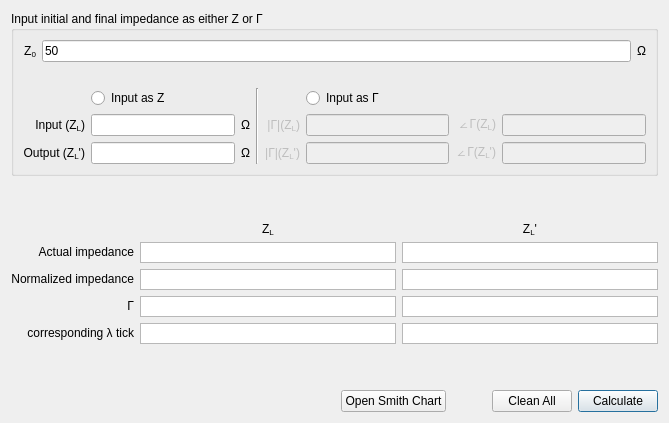
          <widget class="QWidget" name="tab_6">
           <attribute name="title">
            <string notr="true">Smith Chart</string>
           </attribute>
           <layout class="QVBoxLayout" name="verticalLayout_19">
            <item>
             <layout class="QVBoxLayout" name="verticalLayout_18">
              <item>
               <widget class="QGroupBox" name="groupBox_6">
                <property name="title">
                 <string>Input initial and final impedance as either Z or Γ</string>
                </property>
                <layout class="QHBoxLayout" name="horizontalLayout_3">
                 <item>
                  <layout class="QVBoxLayout" name="verticalLayout_17">
                   <item>
                    <layout class="QHBoxLayout" name="horizontalLayout_8">
                     <item>
                      <widget class="QLabel" name="label_103">
                       <property name="sizePolicy">
                        <sizepolicy hsizetype="Minimum" vsizetype="Preferred">
                         <horstretch>0</horstretch>
                         <verstretch>0</verstretch>
                        </sizepolicy>
                       </property>
                       <property name="text">
                        <string>&lt;html&gt;&lt;head/&gt;&lt;body&gt;&lt;p&gt;Z&lt;span style=&quot; vertical-align:sub;&quot;&gt;0&lt;/span&gt;&lt;/p&gt;&lt;/body&gt;&lt;/html&gt;</string>
                       </property>
                       <property name="alignment">
                        <set>Qt::AlignRight|Qt::AlignTrailing|Qt::AlignVCenter</set>
                       </property>
                      </widget>
                     </item>
                     <item>
                      <widget class="QLineEdit" name="Z0_box2">
                       <property name="inputMask">
                        <string/>
                       </property>
                       <property name="text">
                        <string>50</string>
                       </property>
                      </widget>
                     </item>
                     <item>
                      <widget class="QLabel" name="label_104">
                       <property name="sizePolicy">
                        <sizepolicy hsizetype="Minimum" vsizetype="Preferred">
                         <horstretch>0</horstretch>
                         <verstretch>0</verstretch>
                        </sizepolicy>
                       </property>
                       <property name="text">
                        <string>&lt;html&gt;&lt;head/&gt;&lt;body&gt;&lt;p&gt;Ω&lt;/p&gt;&lt;/body&gt;&lt;/html&gt;</string>
                       </property>
                       <property name="alignment">
                        <set>Qt::AlignLeading|Qt::AlignLeft|Qt::AlignVCenter</set>
                       </property>
                      </widget>
                     </item>
                    </layout>
                   </item>
                   <item>
                    <spacer name="verticalSpacer_15">
                     <property name="orientation">
                      <enum>Qt::Vertical</enum>
                     </property>
                     <property name="sizeType">
                      <enum>QSizePolicy::Minimum</enum>
                     </property>
                     <property name="sizeHint" stdset="0">
                      <size>
                       <width>10</width>
                       <height>20</height>
                      </size>
                     </property>
                    </spacer>
                   </item>
                   <item>
                    <layout class="QGridLayout" name="gridLayout_10">
                     <item row="0" column="3" rowspan="3">
                      <widget class="Line" name="line_8">
                       <property name="orientation">
                        <enum>Qt::Vertical</enum>
                       </property>
                      </widget>
                     </item>
                     <item row="1" column="1">
                      <widget class="QLineEdit" name="Z_in_box"/>
                     </item>
                     <item row="2" column="6">
                      <widget class="QLabel" name="label_268">
                       <property name="enabled">
                        <bool>false</bool>
                       </property>
                       <property name="text">
                        <string>&lt;html&gt;&lt;head/&gt;&lt;body&gt;&lt;p&gt;∠Γ(Z&lt;span style=&quot; vertical-align:sub;&quot;&gt;L&lt;/span&gt;')&lt;/p&gt;&lt;/body&gt;&lt;/html&gt;</string>
                       </property>
                       <property name="alignment">
                        <set>Qt::AlignRight|Qt::AlignTrailing|Qt::AlignVCenter</set>
                       </property>
                      </widget>
                     </item>
                     <item row="2" column="4">
                      <widget class="QLabel" name="label_269">
                       <property name="enabled">
                        <bool>false</bool>
                       </property>
                       <property name="text">
                        <string>&lt;html&gt;&lt;head/&gt;&lt;body&gt;&lt;p&gt;|Γ|(Z&lt;span style=&quot; vertical-align:sub;&quot;&gt;L&lt;/span&gt;')&lt;/p&gt;&lt;/body&gt;&lt;/html&gt;</string>
                       </property>
                       <property name="alignment">
                        <set>Qt::AlignRight|Qt::AlignTrailing|Qt::AlignVCenter</set>
                       </property>
                      </widget>
                     </item>
                     <item row="1" column="0">
                      <widget class="QLabel" name="label_76">
                       <property name="sizePolicy">
                        <sizepolicy hsizetype="Minimum" vsizetype="Preferred">
                         <horstretch>0</horstretch>
                         <verstretch>0</verstretch>
                        </sizepolicy>
                       </property>
                       <property name="text">
                        <string>Input (Z&lt;sub&gt;L&lt;/sub&gt;)</string>
                       </property>
                       <property name="alignment">
                        <set>Qt::AlignRight|Qt::AlignTrailing|Qt::AlignVCenter</set>
                       </property>
                      </widget>
                     </item>
                     <item row="1" column="2">
                      <widget class="QLabel" name="label_91">
                       <property name="sizePolicy">
                        <sizepolicy hsizetype="Minimum" vsizetype="Preferred">
                         <horstretch>0</horstretch>
                         <verstretch>0</verstretch>
                        </sizepolicy>
                       </property>
                       <property name="text">
                        <string>&lt;html&gt;&lt;head/&gt;&lt;body&gt;&lt;p&gt;Ω&lt;/p&gt;&lt;/body&gt;&lt;/html&gt;</string>
                       </property>
                       <property name="alignment">
                        <set>Qt::AlignLeading|Qt::AlignLeft|Qt::AlignVCenter</set>
                       </property>
                      </widget>
                     </item>
                     <item row="2" column="1">
                      <widget class="QLineEdit" name="Z_out_box"/>
                     </item>
                     <item row="2" column="2">
                      <widget class="QLabel" name="label_92">
                       <property name="sizePolicy">
                        <sizepolicy hsizetype="Minimum" vsizetype="Preferred">
                         <horstretch>0</horstretch>
                         <verstretch>0</verstretch>
                        </sizepolicy>
                       </property>
                       <property name="text">
                        <string>&lt;html&gt;&lt;head/&gt;&lt;body&gt;&lt;p&gt;Ω&lt;/p&gt;&lt;/body&gt;&lt;/html&gt;</string>
                       </property>
                       <property name="alignment">
                        <set>Qt::AlignLeading|Qt::AlignLeft|Qt::AlignVCenter</set>
                       </property>
                      </widget>
                     </item>
                     <item row="2" column="7">
                      <widget class="QLineEdit" name="ZS_box_8">
                       <property name="enabled">
                        <bool>false</bool>
                       </property>
                      </widget>
                     </item>
                     <item row="1" column="4">
                      <widget class="QLabel" name="label_267">
                       <property name="enabled">
                        <bool>false</bool>
                       </property>
                       <property name="text">
                        <string>&lt;html&gt;&lt;head/&gt;&lt;body&gt;&lt;p&gt;|Γ|(Z&lt;span style=&quot; vertical-align:sub;&quot;&gt;L&lt;/span&gt;)&lt;/p&gt;&lt;/body&gt;&lt;/html&gt;</string>
                       </property>
                       <property name="alignment">
                        <set>Qt::AlignRight|Qt::AlignTrailing|Qt::AlignVCenter</set>
                       </property>
                      </widget>
                     </item>
                     <item row="1" column="6">
                      <widget class="QLabel" name="label_266">
                       <property name="enabled">
                        <bool>false</bool>
                       </property>
                       <property name="text">
                        <string>&lt;html&gt;&lt;head/&gt;&lt;body&gt;&lt;p&gt;∠Γ(Z&lt;span style=&quot; vertical-align:sub;&quot;&gt;L&lt;/span&gt;)&lt;/p&gt;&lt;/body&gt;&lt;/html&gt;</string>
                       </property>
                       <property name="alignment">
                        <set>Qt::AlignRight|Qt::AlignTrailing|Qt::AlignVCenter</set>
                       </property>
                      </widget>
                     </item>
                     <item row="1" column="7">
                      <widget class="QLineEdit" name="ZS_box_6">
                       <property name="enabled">
                        <bool>false</bool>
                       </property>
                      </widget>
                     </item>
                     <item row="1" column="5">
                      <widget class="QLineEdit" name="ZS_box_9">
                       <property name="enabled">
                        <bool>false</bool>
                       </property>
                      </widget>
                     </item>
                     <item row="2" column="5">
                      <widget class="QLineEdit" name="ZS_box_7">
                       <property name="enabled">
                        <bool>false</bool>
                       </property>
                      </widget>
                     </item>
                     <item row="2" column="0">
                      <widget class="QLabel" name="label_75">
                       <property name="sizePolicy">
                        <sizepolicy hsizetype="Minimum" vsizetype="Preferred">
                         <horstretch>0</horstretch>
                         <verstretch>0</verstretch>
                        </sizepolicy>
                       </property>
                       <property name="text">
                        <string>&lt;html&gt;&lt;head/&gt;&lt;body&gt;&lt;p&gt;Output (Z&lt;span style=&quot; vertical-align:sub;&quot;&gt;L&lt;/span&gt;')&lt;/p&gt;&lt;/body&gt;&lt;/html&gt;</string>
                       </property>
                       <property name="alignment">
                        <set>Qt::AlignRight|Qt::AlignTrailing|Qt::AlignVCenter</set>
                       </property>
                      </widget>
                     </item>
                     <item row="0" column="5" colspan="3">
                      <widget class="QRadioButton" name="radioButton_2">
                       <property name="text">
                        <string>Input as Γ</string>
                       </property>
                      </widget>
                     </item>
                     <item row="0" column="1" colspan="2">
                      <widget class="QRadioButton" name="radioButton">
                       <property name="text">
                        <string>Input as Z</string>
                       </property>
                      </widget>
                     </item>
                    </layout>
                   </item>
                  </layout>
                 </item>
                </layout>
               </widget>
              </item>
              <item>
               <spacer name="verticalSpacer_17">
                <property name="orientation">
                 <enum>Qt::Vertical</enum>
                </property>
                <property name="sizeHint" stdset="0">
                 <size>
                  <width>20</width>
                  <height>40</height>
                 </size>
                </property>
               </spacer>
              </item>
              <item>
               <layout class="QGridLayout" name="gridLayout_11">
                <item row="0" column="1">
                 <widget class="QLabel" name="label_99">
                  <property name="sizePolicy">
                   <sizepolicy hsizetype="Expanding" vsizetype="Fixed">
                    <horstretch>0</horstretch>
                    <verstretch>0</verstretch>
                   </sizepolicy>
                  </property>
                  <property name="maximumSize">
                   <size>
                    <width>16777215</width>
                    <height>21</height>
                   </size>
                  </property>
                  <property name="text">
                   <string>&lt;html&gt;&lt;head/&gt;&lt;body&gt;&lt;p&gt;Z&lt;span style=&quot; vertical-align:sub;&quot;&gt;L&lt;/span&gt;&lt;/p&gt;&lt;/body&gt;&lt;/html&gt;</string>
                  </property>
                  <property name="alignment">
                   <set>Qt::AlignCenter</set>
                  </property>
                 </widget>
                </item>
                <item row="0" column="2">
                 <widget class="QLabel" name="label_100">
                  <property name="sizePolicy">
                   <sizepolicy hsizetype="Expanding" vsizetype="Fixed">
                    <horstretch>0</horstretch>
                    <verstretch>0</verstretch>
                   </sizepolicy>
                  </property>
                  <property name="maximumSize">
                   <size>
                    <width>16777215</width>
                    <height>21</height>
                   </size>
                  </property>
                  <property name="text">
                   <string>&lt;html&gt;&lt;head/&gt;&lt;body&gt;&lt;p&gt;Z&lt;span style=&quot; vertical-align:sub;&quot;&gt;L&lt;/span&gt;'&lt;/p&gt;&lt;/body&gt;&lt;/html&gt;</string>
                  </property>
                  <property name="alignment">
                   <set>Qt::AlignCenter</set>
                  </property>
                 </widget>
                </item>
                <item row="1" column="0">
                 <widget class="QLabel" name="label_94">
                  <property name="sizePolicy">
                   <sizepolicy hsizetype="Minimum" vsizetype="Fixed">
                    <horstretch>0</horstretch>
                    <verstretch>0</verstretch>
                   </sizepolicy>
                  </property>
                  <property name="text">
                   <string>&lt;html&gt;&lt;head/&gt;&lt;body&gt;&lt;p&gt;Actual impedance&lt;/p&gt;&lt;/body&gt;&lt;/html&gt;</string>
                  </property>
                  <property name="alignment">
                   <set>Qt::AlignRight|Qt::AlignTrailing|Qt::AlignVCenter</set>
                  </property>
                 </widget>
                </item>
                <item row="1" column="1">
                 <widget class="QTextBrowser" name="z_in_box_2">
                  <property name="sizePolicy">
                   <sizepolicy hsizetype="MinimumExpanding" vsizetype="Expanding">
                    <horstretch>0</horstretch>
                    <verstretch>0</verstretch>
                   </sizepolicy>
                  </property>
                  <property name="maximumSize">
                   <size>
                    <width>16777215</width>
                    <height>21</height>
                   </size>
                  </property>
                  <property name="verticalScrollBarPolicy">
                   <enum>Qt::ScrollBarAlwaysOff</enum>
                  </property>
                 </widget>
                </item>
                <item row="1" column="2">
                 <widget class="QTextBrowser" name="z_in_box_5">
                  <property name="sizePolicy">
                   <sizepolicy hsizetype="MinimumExpanding" vsizetype="Expanding">
                    <horstretch>0</horstretch>
                    <verstretch>0</verstretch>
                   </sizepolicy>
                  </property>
                  <property name="maximumSize">
                   <size>
                    <width>16777215</width>
                    <height>21</height>
                   </size>
                  </property>
                  <property name="verticalScrollBarPolicy">
                   <enum>Qt::ScrollBarAlwaysOff</enum>
                  </property>
                 </widget>
                </item>
                <item row="2" column="0">
                 <widget class="QLabel" name="label_93">
                  <property name="sizePolicy">
                   <sizepolicy hsizetype="Minimum" vsizetype="Fixed">
                    <horstretch>0</horstretch>
                    <verstretch>0</verstretch>
                   </sizepolicy>
                  </property>
                  <property name="text">
                   <string>&lt;html&gt;&lt;head/&gt;&lt;body&gt;&lt;p&gt;Normalized impedance&lt;/p&gt;&lt;/body&gt;&lt;/html&gt;</string>
                  </property>
                  <property name="alignment">
                   <set>Qt::AlignRight|Qt::AlignTrailing|Qt::AlignVCenter</set>
                  </property>
                 </widget>
                </item>
                <item row="2" column="1">
                 <widget class="QTextBrowser" name="z_in_box">
                  <property name="sizePolicy">
                   <sizepolicy hsizetype="MinimumExpanding" vsizetype="Expanding">
                    <horstretch>0</horstretch>
                    <verstretch>0</verstretch>
                   </sizepolicy>
                  </property>
                  <property name="maximumSize">
                   <size>
                    <width>16777215</width>
                    <height>21</height>
                   </size>
                  </property>
                  <property name="verticalScrollBarPolicy">
                   <enum>Qt::ScrollBarAlwaysOff</enum>
                  </property>
                 </widget>
                </item>
                <item row="2" column="2">
                 <widget class="QTextBrowser" name="z_out_box">
                  <property name="sizePolicy">
                   <sizepolicy hsizetype="MinimumExpanding" vsizetype="Expanding">
                    <horstretch>0</horstretch>
                    <verstretch>0</verstretch>
                   </sizepolicy>
                  </property>
                  <property name="maximumSize">
                   <size>
                    <width>16777215</width>
                    <height>21</height>
                   </size>
                  </property>
                  <property name="verticalScrollBarPolicy">
                   <enum>Qt::ScrollBarAlwaysOff</enum>
                  </property>
                 </widget>
                </item>
                <item row="3" column="0">
                 <widget class="QLabel" name="label_96">
                  <property name="sizePolicy">
                   <sizepolicy hsizetype="Minimum" vsizetype="Fixed">
                    <horstretch>0</horstretch>
                    <verstretch>0</verstretch>
                   </sizepolicy>
                  </property>
                  <property name="text">
                   <string>&lt;html&gt;&lt;head/&gt;&lt;body&gt;&lt;p&gt;Γ&lt;/p&gt;&lt;/body&gt;&lt;/html&gt;</string>
                  </property>
                  <property name="alignment">
                   <set>Qt::AlignRight|Qt::AlignTrailing|Qt::AlignVCenter</set>
                  </property>
                 </widget>
                </item>
                <item row="3" column="1">
                 <widget class="QTextBrowser" name="gamma_zin_box">
                  <property name="sizePolicy">
                   <sizepolicy hsizetype="MinimumExpanding" vsizetype="Expanding">
                    <horstretch>0</horstretch>
                    <verstretch>0</verstretch>
                   </sizepolicy>
                  </property>
                  <property name="maximumSize">
                   <size>
                    <width>16777215</width>
                    <height>21</height>
                   </size>
                  </property>
                  <property name="verticalScrollBarPolicy">
                   <enum>Qt::ScrollBarAlwaysOff</enum>
                  </property>
                 </widget>
                </item>
                <item row="3" column="2">
                 <widget class="QTextBrowser" name="gamma_zout_box">
                  <property name="sizePolicy">
                   <sizepolicy hsizetype="MinimumExpanding" vsizetype="Expanding">
                    <horstretch>0</horstretch>
                    <verstretch>0</verstretch>
                   </sizepolicy>
                  </property>
                  <property name="maximumSize">
                   <size>
                    <width>16777215</width>
                    <height>21</height>
                   </size>
                  </property>
                  <property name="verticalScrollBarPolicy">
                   <enum>Qt::ScrollBarAlwaysOff</enum>
                  </property>
                 </widget>
                </item>
                <item row="4" column="0">
                 <widget class="QLabel" name="label_97">
                  <property name="sizePolicy">
                   <sizepolicy hsizetype="Minimum" vsizetype="Fixed">
                    <horstretch>0</horstretch>
                    <verstretch>0</verstretch>
                   </sizepolicy>
                  </property>
                  <property name="text">
                   <string>&lt;html&gt;&lt;head/&gt;&lt;body&gt;&lt;p&gt;corresponding λ tick&lt;/p&gt;&lt;/body&gt;&lt;/html&gt;</string>
                  </property>
                  <property name="alignment">
                   <set>Qt::AlignRight|Qt::AlignTrailing|Qt::AlignVCenter</set>
                  </property>
                 </widget>
                </item>
                <item row="4" column="1">
                 <widget class="QTextBrowser" name="lambda_tick_zin_box">
                  <property name="sizePolicy">
                   <sizepolicy hsizetype="MinimumExpanding" vsizetype="Expanding">
                    <horstretch>0</horstretch>
                    <verstretch>0</verstretch>
                   </sizepolicy>
                  </property>
                  <property name="maximumSize">
                   <size>
                    <width>16777215</width>
                    <height>21</height>
                   </size>
                  </property>
                  <property name="verticalScrollBarPolicy">
                   <enum>Qt::ScrollBarAlwaysOff</enum>
                  </property>
                 </widget>
                </item>
                <item row="4" column="2">
                 <widget class="QTextBrowser" name="lambda_tick_zout_box">
                  <property name="sizePolicy">
                   <sizepolicy hsizetype="MinimumExpanding" vsizetype="Expanding">
                    <horstretch>0</horstretch>
                    <verstretch>0</verstretch>
                   </sizepolicy>
                  </property>
                  <property name="maximumSize">
                   <size>
                    <width>16777215</width>
                    <height>21</height>
                   </size>
                  </property>
                  <property name="verticalScrollBarPolicy">
                   <enum>Qt::ScrollBarAlwaysOff</enum>
                  </property>
                 </widget>
                </item>
               </layout>
              </item>
              <item>
               <spacer name="verticalSpacer_9">
                <property name="orientation">
                 <enum>Qt::Vertical</enum>
                </property>
                <property name="sizeType">
                 <enum>QSizePolicy::Fixed</enum>
                </property>
                <property name="sizeHint" stdset="0">
                 <size>
                  <width>20</width>
                  <height>40</height>
                 </size>
                </property>
               </spacer>
              </item>
              <item>
               <layout class="QHBoxLayout" name="horizontalLayout_5">
                <item>
                 <spacer name="horizontalSpacer_16">
                  <property name="orientation">
                   <enum>Qt::Horizontal</enum>
                  </property>
                  <property name="sizeHint" stdset="0">
                   <size>
                    <width>40</width>
                    <height>20</height>
                   </size>
                  </property>
                 </spacer>
                </item>
                <item>
                 <widget class="QPushButton" name="Show_Smith">
                  <property name="text">
                   <string>Open Smith Chart</string>
                  </property>
                 </widget>
                </item>
                <item>
                 <spacer name="horizontalSpacer_17">
                  <property name="orientation">
                   <enum>Qt::Horizontal</enum>
                  </property>
                  <property name="sizeType">
                   <enum>QSizePolicy::Minimum</enum>
                  </property>
                  <property name="sizeHint" stdset="0">
                   <size>
                    <width>40</width>
                    <height>20</height>
                   </size>
                  </property>
                 </spacer>
                </item>
                <item>
                 <widget class="QPushButton" name="clean_all_button213">
                  <property name="text">
                   <string>Clean All</string>
                  </property>
                 </widget>
                </item>
                <item>
                 <widget class="QPushButton" name="Calculate_quarter">
                  <property name="text">
                   <string>Calculate</string>
                  </property>
                  <property name="default">
                   <bool>true</bool>
                  </property>
                 </widget>
                </item>
               </layout>
              </item>
             </layout>
            </item>
           </layout>
          </widget>
